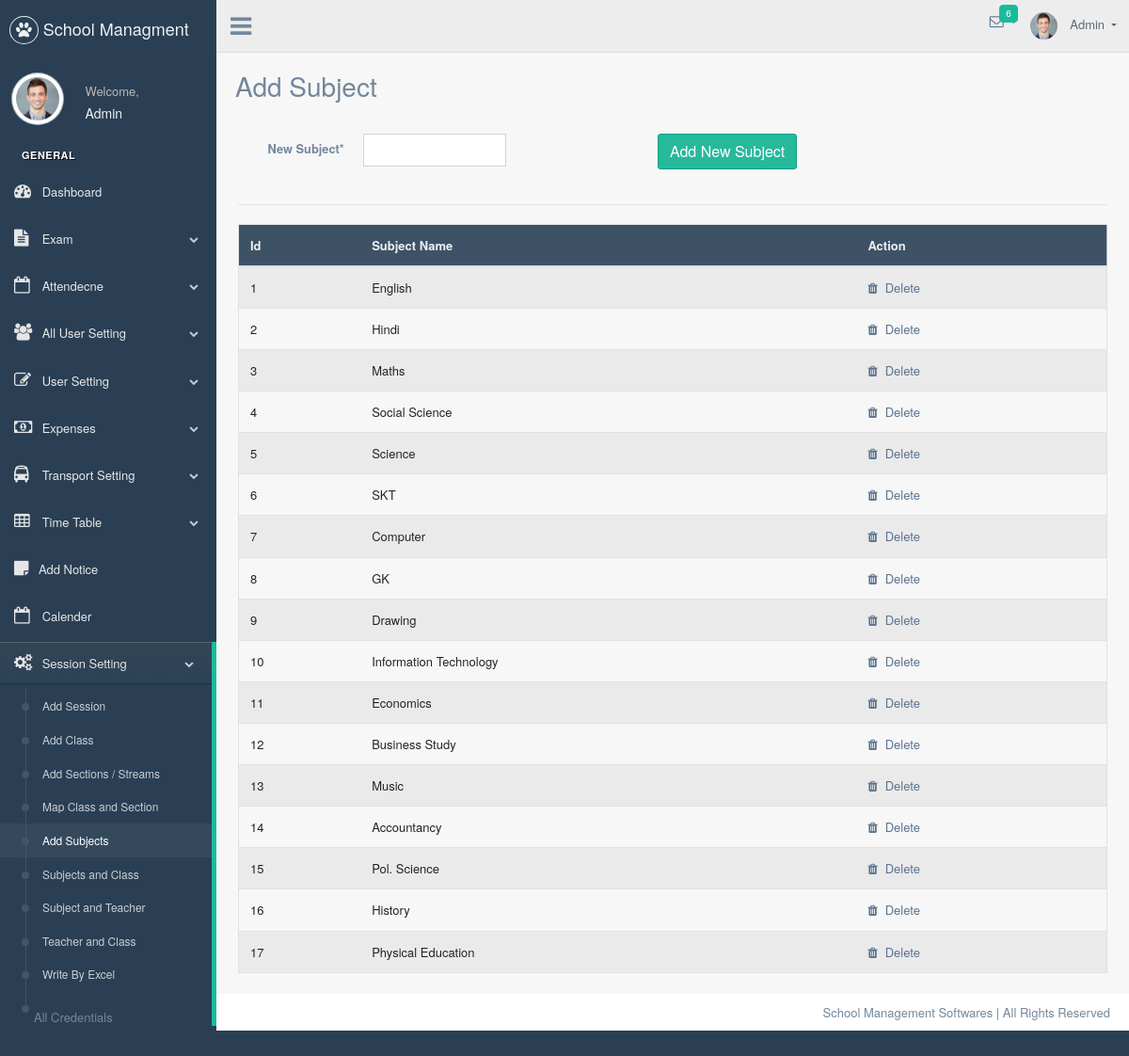
Screenshot of /admin/all_subjects (signed in) with the database file from the repository.
### app.py (models this page shows, shortened)
class User(db.Model, UserMixin):
    id = db.Column(db.Integer, primary_key=True, unique=True)
    name = db.Column(db.Text)
    login_id = db.Column(db.Text, unique=True, index=True)
    password = db.Column(db.Text)
    user_type = db.Column(db.Text) # Admin, Teacher, Student, clerk (Teacher Attendent)
    user_status = db.Column(db.Boolean, default=False)
    last_login = db.Column(db.DateTime, nullable=True)
    login_status = db.Column(db.Boolean, default=False)
    comments = db.relationship("Comment", backref="user")
    notice_list = db.relationship("Notice", backref="user")
    teacher_id = db.Column(db.Integer, unique=True, index=True)
    exams = db.relationship("Exam", backref="user")

class Subject(db.Model):
    __tablename__ = "subject"
    id = db.Column(db.Integer, primary_key=True, unique=True)
    subject_name = db.Column(db.Text, unique=True, index=True)
    time_table = db.relationship('TimeTable', backref="subject")

### app.py (the view)
@app.route(AdminUrl('/all_subjects'))
@login_required
def all_subjects():
    if admin_access():
        subjects = Subject.query.all()
        return render_template('all_subject.html', subjects=subjects)
    return "user not allowed"

### app.py (called while the page is built)
@login_manager.user_loader
def load_user(user_id):
    user = db.get_or_404(User, user_id)
    return user

def admin_access():
    if current_user.user_type == 'admin':
        return True
    else:
        return False

### templates/all_subject.html (shortened to what this page needs)
{% extends "base.html" %}
{% block body %}
<div class="page-title">
    <div class="title_left">
        <h3>Add Subject</h3>
    </div>
</div>
<div class="clearfix"></div>
<div class="row">
    <div class="col-md-12">
        <div class="x_content">
            <br />
            <form id="demo-form2" data-parsley-validate action="{{ url_for('add_subject')}}" method="post"
                class="form-horizontal form-label-left input_mask">
                <div class="row">
                    <div class="col-md-4 col-sm-4 form-group has-feedback">
                        <div class="item form-group">
                            <label class="col-form-label col-md-5 col-sm-5 label-align" for="subject"> New Subject<span class="required">*</span>
                            </label>
                            <div class="col-md-7 col-sm-7">
                                <input type="text" class="form-control" required id="subject" name="subject">
                            </div>
                        </div>
                    </div>
                    <div class="col-md-4 col-sm-4">
                        <div class="item form-group">
                            <div class="col-md-12 col-sm-12 text-right pull-right">
                                <button type="submit" class="btn btn-success"> Add New Subject</button>
                            </div>
                        </div>
                    </div>
                </div>
                <div class="ln_solid"></div>
            </form>
            <div class="table-responsive">
                <table class="table table-striped jambo_table bulk_action">
                    <thead>
                        <tr class="headings">
                            <th class="column-title">Id </th>
                            <th class="column-title">Subject Name</th>
                            <th class="column-title no-link last"><span class="nobr">Action</span>
                            </th>
                        </tr>
                    </thead>
                    <tbody>
                        {% if subjects %}
                        {% for subject in subjects %}
                        <tr class="pointer">
                            <td class="s_no">
                            </td>
                            <td>
                                {{subject.subject_name}}
                            </td>
                            <td class=" last"><a href="{{ url_for('delete_subject', subject_id=subject.id) }}"><i
                                        class="fa fa-trash success mr-2"></i>Delete</a>
                            </td>
                        </tr>
                        {% endfor %}
                        {% endif %}
                    </tbody>
                </table>
            </div>
        </div>
    </div>
</div>
{% endblock %}

### templates/base.html (shortened to what this page needs)
<!DOCTYPE html>
<html lang="en">
<head>
	<link href="/static/vendors/bootstrap/dist/css/bootstrap.min.css" rel="stylesheet">
	<link href="/static/vendors/font-awesome/css/font-awesome.min.css" rel="stylesheet">
	<link href="/static/css/custom.css" rel="stylesheet">
</head>
<body class="nav-md">
	<div class="container body" id="add_student">
		<div class="main_container">
			<div class="col-md-3 left_col">
				<div class="left_col scroll-view">
					<div class="navbar nav_title" style="border: 0;">
						<a href="{{ url_for ('dashboard') }}" class="site_title"><i class="fa fa-paw"></i> <span>School
								Managment</span></a>
					</div>
					<div class="profile clearfix">
						<div class="profile_pic">
							<img src="/static/images/img.jpg" alt="..." class="img-circle profile_img">
						</div>
						<div class="profile_info">
							<span>Welcome,</span>
							<h2>{{current_user.name}}</h2>
						</div>
					</div>
					<br />
					<div id="sidebar-menu" class="main_menu_side hidden-print main_menu">
						<div class="menu_section">
							<h3>General</h3>
							<ul class="nav side-menu">
								<li><a href="{{ url_for('dashboard') }}"><i class="fa fa-tachometer"
											aria-hidden="true"></i> Dashboard </a></li>
								<li><a>
									<i class="fa fa-file-text" aria-hidden="true"></i> Exam
									<span class="fa fa-chevron-down"></span>
								</a></li>
								<li><a><i class="fa fa-calendar-o"></i>
										Attendecne <span class="fa fa-chevron-down"></span></a>
								</li>
								<li><a><i class="fa fa-users" aria-hidden="true"></i> All User Setting <span
									class="fa fa-chevron-down"></span></a>
								</li>
								{% if current_user.user_type == 'admin' %}
								<li><a><i class="fa fa-edit"></i> User Setting <span
											class="fa fa-chevron-down"></span></a>
								</li>
								{% endif %}
								<li><a><i class="fa fa-money" aria-hidden="true"></i> Expenses <span
											class="fa fa-chevron-down"></span></a>
								</li>
								<li><a><i class="fa fa-bus" aria-hidden="true"></i> Transport Setting <span
											class="fa fa-chevron-down"></span></a>
								</li>
								<li><a><i class="fa fa-table" aria-hidden="true"></i> Time Table <span
											class="fa fa-chevron-down"></span></a>
								</li>
								<li><a href="{{ url_for('notice_board') }}"><i class="fa fa-sticky-note"
											aria-hidden="true"></i>Add Notice</a>
								<li><a href="#"><i class="fa fa-calendar-o"></i> Calender </a></li>
								{% if current_user.user_type == 'admin' %}
								<li><a><i class="fa fa-cogs" aria-hidden="true"></i> Session Setting <span
											class="fa fa-chevron-down"></span></a>
									<ul class="nav child_menu">
										<li><a href="{{ url_for('all_session') }}">Add Session</a></li>
										<li><a href="{{ url_for('all_clases') }}"> Add Class </a></li>
										<li><a href="{{ url_for('all_section') }}">Add Sections / Streams</a></li>
										<li><a href="{{ url_for('map_clases')}}">Map Class and Section</a></li>
										<li><a href="{{ url_for('all_subjects') }}">Add Subjects</a></li>
										<li><a href="{{ url_for('map_subject') }}">Subjects and Class</a></li>
										<li><a href="{{ url_for('map_subject_teacher' )}}">Subject and Teacher</a></li>
										<li><a href="{{ url_for('map_teacher_class')}}">Teacher and Class</a></li>
										<li><a href="{{ url_for('write_staff_using_excel') }}">Write By Excel</a></li>
										<li><a href="{{ url_for('all_credentials')}}"></a>All Credentials</li>
									</ul>
								</li>
								{% endif %}
							</ul>
						</div>
					</div>
				</div>
			</div>
			<div class="top_nav">
				<div class="nav_menu">
					<div class="nav toggle">
						<a id="menu_toggle"><i class="fa fa-bars"></i></a>
					</div>
					<nav class="nav navbar-nav">
						<ul class=" navbar-right">
							<li class="nav-item dropdown open" style="padding-left: 15px;">
								<a href="javascript:;" class="user-profile dropdown-toggle" aria-haspopup="true"
									id="navbarDropdown" data-toggle="dropdown" aria-expanded="false">
									<img src="/static/images/img.jpg" alt=""> {{current_user.name}}
								</a>
							</li>
							<li role="presentation" class="nav-item dropdown open">
								<a href="javascript:;" class="dropdown-toggle info-number" id="navbarDropdown1"
									data-toggle="dropdown" aria-expanded="false">
									<i class="fa fa-envelope-o"></i>
									<span class="badge bg-green">6</span>
								</a>
							</li>
						</ul>
					</nav>
				</div>
			</div>
			<div class="right_col" role="main">
				<div class="" id="main_content">
					{% block body %}
					{% endblock %}
				</div>
			</div>
			<footer>
				<div class="pull-right">
					School Management Softwares | All Rights Reserved
				</div>
				<div class="clearfix"></div>
			</footer>
		</div>
	</div>
</body>
</html>

### rows the page displays
User: name "Admin"
Subject: subject_name "English"
Subject: subject_name "Hindi"
Subject: subject_name "Maths"
Subject: subject_name "Social Science"
Subject: subject_name "Science"
Subject: subject_name "SKT"
Subject: subject_name "Computer"
Subject: subject_name "GK"
Subject: subject_name "Drawing"
Subject: subject_name "Information Technology"
Subject: subject_name "Economics"
Subject: subject_name "Business Study"
Subject: subject_name "Music"
Subject: subject_name "Accountancy"
Subject: subject_name "Pol. Science"
Subject: subject_name "History"
Subject: subject_name "Physical Education"
